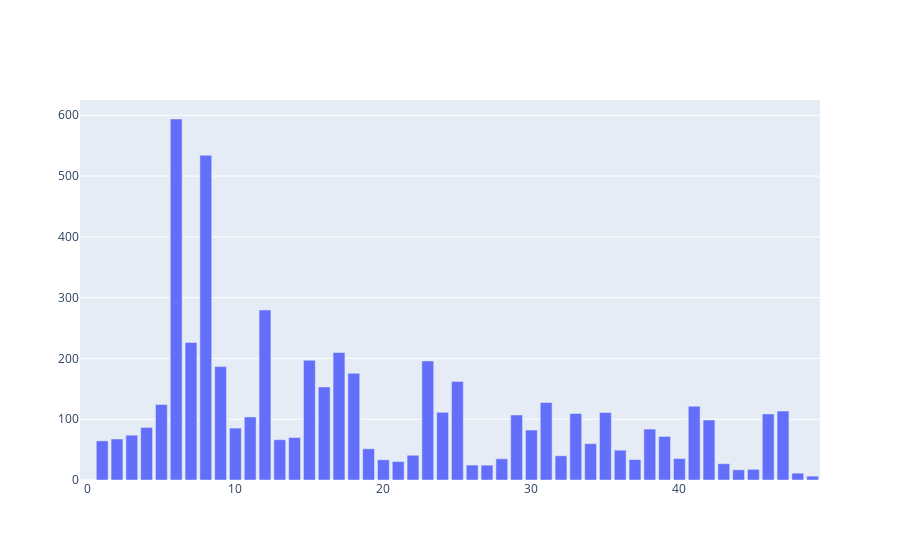

Here is the notebook cell this chart was saved with:
### Code cell
import math
import torch.fft as fft
import torch

theta = 0
data = []
P = 13
while(theta<100):
    radians = math.radians(theta)
    data+= [[theta%P, theta%(P-1), theta%17]*5]
    theta+=1
data = torch.tensor(data).float()
f = fft.fft(data,dim =0)

plot_freqs(f)

### Figure 1 — Plotly figure (JSON) as saved in the notebook; plotly's stock layout.template omitted (floating-point values rounded to 4 significant figures)
{"data": [{"name": "FFT Magnitudes", "type": "bar", "x": [0, 1, 2, 3, 4, 5, 6, 7, 8, 9, 10, 11, 12, 13, 14, 15, 16, 17, 18, 19, 20, 21, 22, 23, 24, 25, 26, 27, 28, 29, 30, 31, 32, 33, 34, 35, 36, 37, 38, 39, 40, 41, 42, 43, 44, 45, 46, 47, 48, 49], "y": [0, 64.38, 67.45, 73.7, 86.48, 124.2, 593.9, 226.4, 534.3, 186.6, 85.4, 103.7, 279.7, 66.31, 69.94, 197.0, 153.1, 209.7, 175.5, 51.35, 33.29, 30.31, 40.72, 195.9, 111.3, 162.2, 24.61, 24.42, 34.89, 107.0, 82.2, 127.5, 39.84, 109.6, 59.75, 111.1, 49.08, 33.65, 83.78, 71.66, 35.24, 121.4, 98.73, 26.8, 16.79, 17.57, 108.7, 113.4, 11.25, 6.322]}], "layout": {}}
